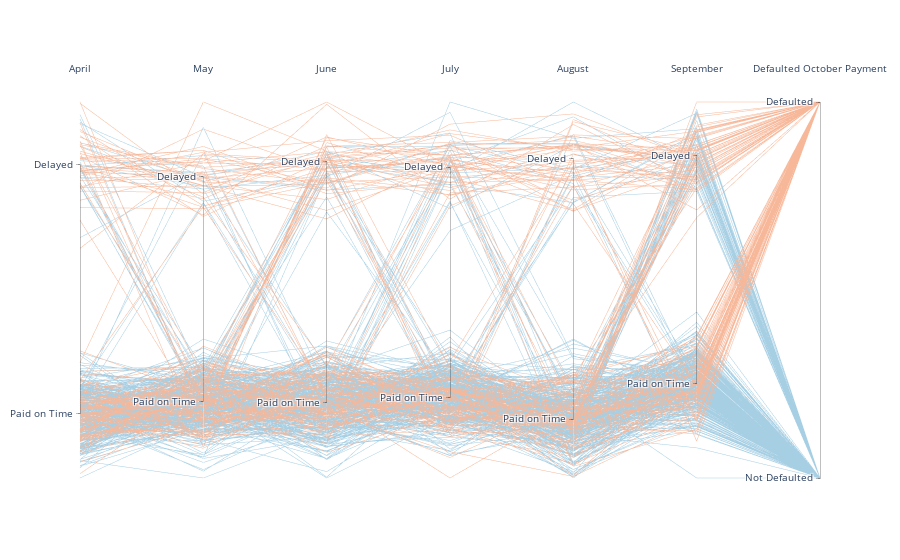

Source (notebook cell):
### Markdown cell above
### Parallel Coordinates para explorar el historial de pagos

### Code cell
temp_df = df.copy()
temp_df['Defaulted October Payment'] = temp_df['Defaulted Payment Next Month'].map({ 'Not Defaulted': 0, 'Defaulted': 1 }).astype(int)
for column in ['Payed Status in September', 'Payed Status in August', 'Payed Status in July', 'Payed Status in June', 'Payed Status in May', 'Payed Status in April']:
    temp_df[column] = temp_df[column].map({
        'New Customer': 0,
        'Paid ahead': 0,
        'Paid on time': 0,
        'Delay 1 Month': 1,
        'Delay 2 Months': 1,
        'Delay 3 Months': 1,
        'Delay 4 Months': 1,
        'Delay 5 Months': 1,
        'Delay 6 Months': 1,
        'Delay 7 Months': 1,
        'Delay 8 Months': 1,
        'Delay 9+ Months': 1,
    }).astype(int)
    temp_df[column] = temp_df[column] + np.random.normal(0, 0.1, temp_df.shape[0])
temp_df = temp_df.sample(500)
fig = go.Figure(
    data=go.Parcoords(
        line = dict(
            color = temp_df['Defaulted October Payment'],
            colorscale = 'RdBu_r',
            showscale = False,
            cmin = -1,
            cmax = 2,
        ),
        dimensions = list([
            dict(label = "April", values = temp_df['Payed Status in April'], tickvals=[0, 1], ticktext=['Paid on Time', 'Delayed']),
            dict(label = "May", values = temp_df['Payed Status in May'], tickvals=[0, 1], ticktext=['Paid on Time', 'Delayed']),
            dict(label = "June", values = temp_df['Payed Status in June'], tickvals=[0, 1], ticktext=['Paid on Time', 'Delayed']),
            dict(label = "July", values = temp_df['Payed Status in July'], tickvals=[0, 1], ticktext=['Paid on Time', 'Delayed']),
            dict(label = "August", values = temp_df['Payed Status in August'], tickvals=[0, 1], ticktext=['Paid on Time', 'Delayed']),
            dict(label = "September", values = temp_df['Payed Status in September'], tickvals=[0, 1], ticktext=['Paid on Time', 'Delayed']),
            dict(label = "Defaulted October Payment", values = temp_df['Defaulted October Payment'], tickvals=[0, 1], ticktext=['Not Defaulted', 'Defaulted']),
        ]),
        unselected = dict(line = dict(opacity = 0)),
    )
)

fig.show()

### Figure 1 — Plotly figure (JSON) as saved in the notebook; plotly's stock layout.template omitted (floating-point values rounded to 4 significant figures; data arrays with more than 128 entries replaced by an {"elided": "..."} marker saying what was removed)
{"data": [{"dimensions": [{"label": "April", "ticktext": ["Paid on Time", "Delayed"], "tickvals": [0, 1], "values": {"elided": "500 float values"}}, {"label": "May", "ticktext": ["Paid on Time", "Delayed"], "tickvals": [0, 1], "values": {"elided": "500 float values"}}, {"label": "June", "ticktext": ["Paid on Time", "Delayed"], "tickvals": [0, 1], "values": {"elided": "500 float values"}}, {"label": "July", "ticktext": ["Paid on Time", "Delayed"], "tickvals": [0, 1], "values": {"elided": "500 float values"}}, {"label": "August", "ticktext": ["Paid on Time", "Delayed"], "tickvals": [0, 1], "values": {"elided": "500 float values"}}, {"label": "September", "ticktext": ["Paid on Time", "Delayed"], "tickvals": [0, 1], "values": {"elided": "500 float values"}}, {"label": "Defaulted October Payment", "ticktext": ["Not Defaulted", "Defaulted"], "tickvals": [0, 1], "values": {"elided": "500 int values"}}], "line": {"cmax": 2, "cmin": -1, "color": {"elided": "500 int values"}, "colorscale": [[0, "rgb(5,48,97)"], [0.1, "rgb(33,102,172)"], [0.2, "rgb(67,147,195)"], [0.3, "rgb(146,197,222)"], [0.4, "rgb(209,229,240)"], [0.5, "rgb(247,247,247)"], [0.6, "rgb(253,219,199)"], [0.7, "rgb(244,165,130)"], [0.8, "rgb(214,96,77)"], [0.9, "rgb(178,24,43)"], [1, "rgb(103,0,31)"]], "showscale": false}, "type": "parcoords", "unselected": {"line": {"opacity": 0}}}], "layout": {}}
